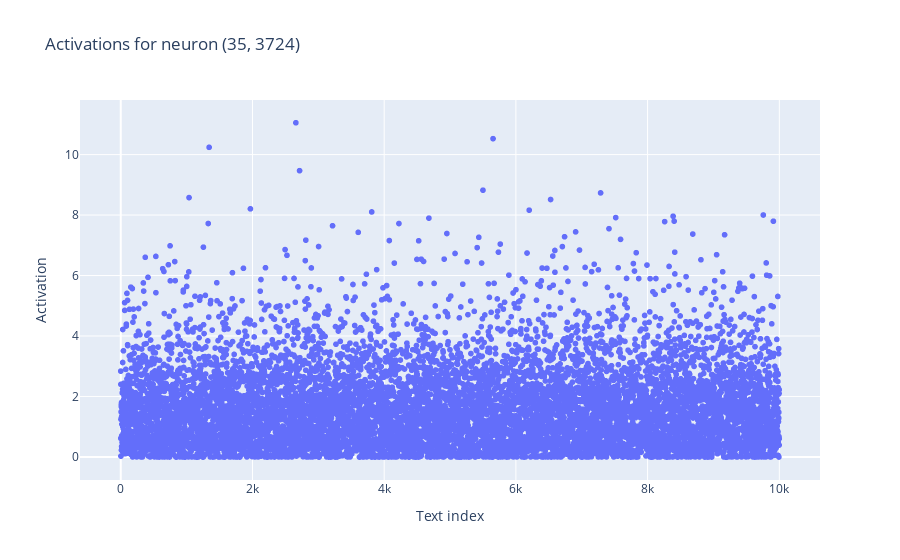

Notebook code for this chart:
### Code cell
# Scatter plot a neuron
neuron_str = "(35, 3724)"
x = neuron_max_acts_load[neuron_str]
# Scatter plot the activations
scatter(
    x=[i for i in range(len(x))],
    y=[i[0] for i in x],
    xaxis="Text index",
    yaxis="Activation",
    caxis="",
    title=f"Activations for neuron {neuron_str}",
)

### Figure 1 — Plotly figure (JSON) as saved in the notebook; plotly's stock layout.template omitted (floating-point values rounded to 4 significant figures; data arrays with more than 128 entries replaced by an {"elided": "..."} marker saying what was removed)
{"data": [{"hovertemplate": "Text index=%{x}<br>Activation=%{y}<extra></extra>", "legendgroup": "", "marker": {"color": "#636efa", "symbol": "circle"}, "mode": "markers", "name": "", "showlegend": false, "type": "scattergl", "x": {"elided": "10000 int values"}, "xaxis": "x", "y": {"elided": "10000 float values"}, "yaxis": "y"}], "layout": {"legend": {"tracegroupgap": 0}, "title": {"text": "Activations for neuron (35, 3724)"}, "xaxis": {"anchor": "y", "domain": [0, 1], "title": {"text": "Text index"}}, "yaxis": {"anchor": "x", "domain": [0, 1], "title": {"text": "Activation"}}}}
